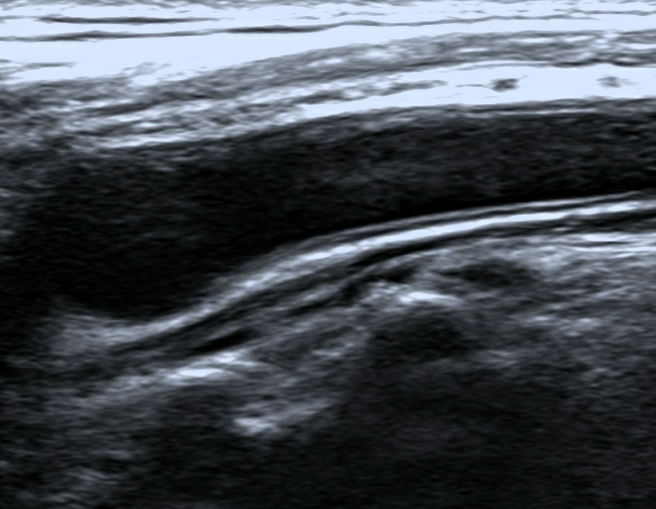
%> input picture EMBC_Novel detection and image segmentation/DRLSE_v0/31.jpg, 656 x 509 px
$ octave demo_2.m   (GNU Octave 9; MATLAB toolbox functions it lacks are replaced by stand-ins)
%> lines starting %> are read from the running program, lines starting %| are printed output that depends on the picture; in (x1, y1, x2, y2) boxes, pixels count from 0 and x2, y2 are one past the last pixel; in counts of white or black regions, pixels touching at a corner belong together; the program's own positions count from 1
### EMBC_Novel detection and image segmentation/DRLSE_v0/drlse_edge.m
function phi = drlse_edge(phi_0, g, lambda,mu, alfa, epsilon, timestep, iter, potentialFunction)

%
%  Input:
%      phi_0: level set function to be updated by level set evolution
%      g: edge indicator function
%      mu: weight of distance regularization term
%      timestep: time step
%      lambda: weight of the weighted length term
%      alfa:   weight of the weighted area term
%      epsilon: width of Dirac Delta function
%      iter: number of iterations
%      potentialFunction: choice of potential function in distance regularization term.
%              As mentioned in the above paper, two choices are provided: potentialFunction='single-well' or
%              potentialFunction='double-well', which correspond to the potential functions p1 (single-well)
%              and p2 (double-well), respectively.%
%  Output:
%      phi: updated level set function after level set evolution
%


phi=phi_0;
[vx, vy]=gradient(g);
for k=1:iter
    phi=NeumannBoundCond(phi);
    [phi_x,phi_y]=gradient(phi);
    s=sqrt(phi_x.^2 + phi_y.^2);
    smallNumber=1e-10;
    Nx=phi_x./(s+smallNumber); % add a small positive number to avoid division by zero
    Ny=phi_y./(s+smallNumber);
    curvature=div(Nx,Ny);
    if strcmp(potentialFunction,'single-well')
        distRegTerm = 4*del2(phi)-curvature;  % compute distance regularization term in equation (13) with the single-well potential p1.
    elseif strcmp(potentialFunction,'double-well');
        distRegTerm=distReg_p2(phi);  % compute the distance regularization term in eqaution (13) with the double-well potential p2.
    else
        disp('Error: Wrong choice of potential function. Please input the string "single-well" or "double-well" in the drlse_edge function.');
    end
    diracPhi=Dirac(phi,epsilon);
    areaTerm=diracPhi.*g; % balloon/pressure force
    edgeTerm=diracPhi.*(vx.*Nx+vy.*Ny) + diracPhi.*g.*curvature;
    phi=phi + timestep*(mu*distRegTerm + lambda*edgeTerm + alfa*areaTerm);
end


% [27 lines left out: functions distReg_p2, div, Dirac, NeumannBoundCond, not called in this run]

### EMBC_Novel detection and image segmentation/DRLSE_v0/demo_2.m


clear all;
close all;

Img = imread('31.jpg'); % real miscroscope image of cells
%> Img is the input picture: size 509x656x3 uint8; mean R, G, B 70.4, 75.7, 82.9
Img=double(Img(:,:,1));
%> Img: size 509x656 double
%% parameter setting
timestep=5;  % time step
mu=0.2/timestep;  % coefficient of the distance regularization term R(phi)
iter_inner=5;
iter_outer=410;
lambda=5; % coefficient of the weighted length term L(phi)
alfa=1.5;  % coefficient of the weighted area term A(phi)
epsilon=1.5; % papramater that specifies the width of the DiracDelta function

sigma=1.5;     % scale parameter in Gaussian kernel
G=fspecial('gaussian',15,sigma);
Img_smooth=conv2(Img,G,'same');  % smooth image by Gaussiin convolution
[Ix,Iy]=gradient(Img_smooth);
f=Ix.^2+Iy.^2;
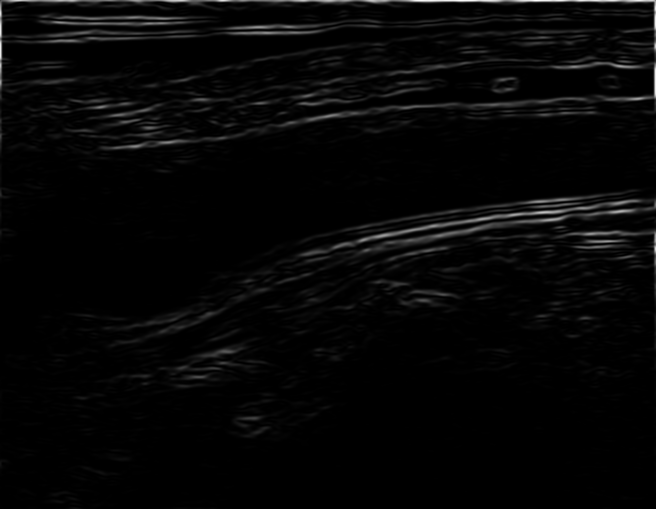
%> f: size 509x656 double; min 1.04e-17, max 2304.3, mean 59.1; drawn with min black and max white
g=1./(1+f);  % edge indicator function.
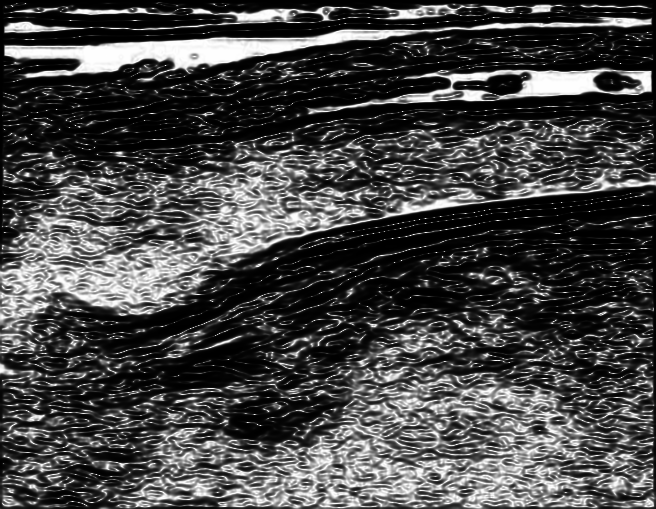
%> g: size 509x656 double; min 0.000434, max 1, mean 0.277

% initialize LSF as binary step function
c0=2;
initialLSF=c0*ones(size(Img));
% generate the initial region R0 as a rectangle
initialLSF(10:55, 10:75)=-c0;
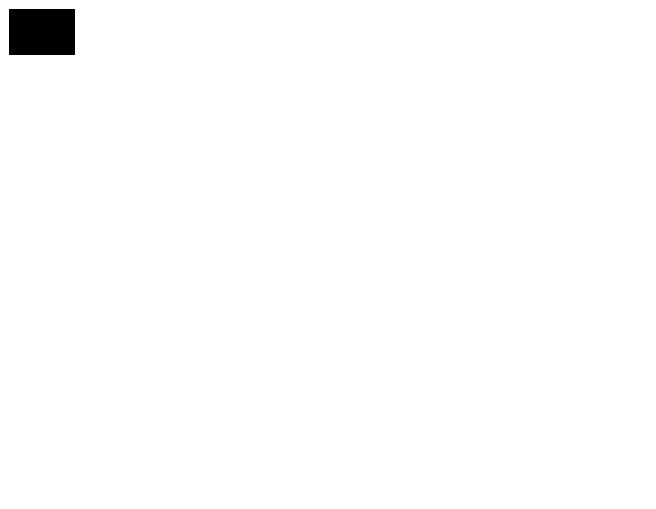
%> initialLSF: size 509x656 double; values -2 (black) and 2 (white), 99.1% white; 1 black region, box (x1, y1, x2, y2) and area: (9, 9, 75, 55) 3036
phi=initialLSF;

figure(1);
mesh(-phi);   % for a better view, the LSF is displayed upside down
hold on;  contour(phi, [0,0], 'r','LineWidth',2);
title('Initial level set function');
view([-80 35]);

figure(2);
imagesc(Img,[0, 255]); axis off; axis equal; colormap(gray); hold on;  contour(phi, [0,0], 'r');
title('Initial zero level contour');
pause(0.5);

potential=2;
if potential ==1
    potentialFunction = 'single-well';  % use single well potential p1(s)=0.5*(s-1)^2, which is good for region-based model
elseif potential == 2
    potentialFunction = 'double-well';  % use double-well potential in Eq. (16), which is good for both edge and region based models
else
    potentialFunction = 'double-well';  % default choice of potential function
end


% start level set evolution
for n=1:iter_outer
%> (the run ends here)
